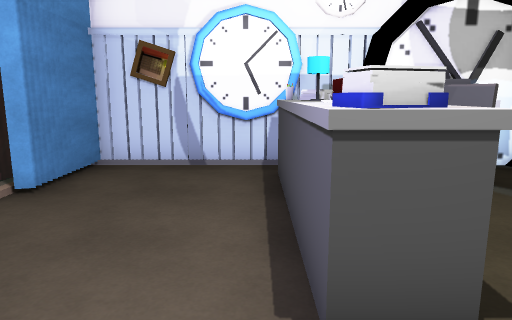
[1] (above)

12 first-person views from a walk through a Unity game level. The camera is 1.5 m above the floor, tilts 10° down and sees 70° across. The floor is counted in squares, 1 m on a side. Each view is taken from the middle of a square. On the plan, view 1 faces up. The plan holds only what a view shows up to about 16 squares ahead; the rest is blank. The place goes on beyond the plan. The player character is not drawn. Some animated figures are not drawn. Some surface patterns are stand-ins.

[2]
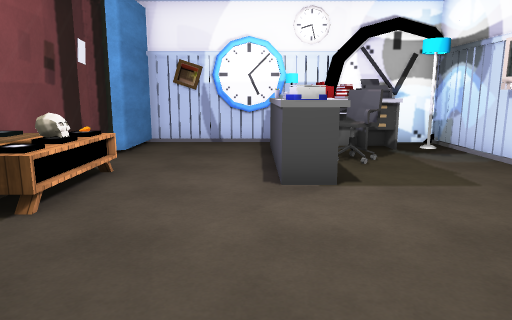

[3]
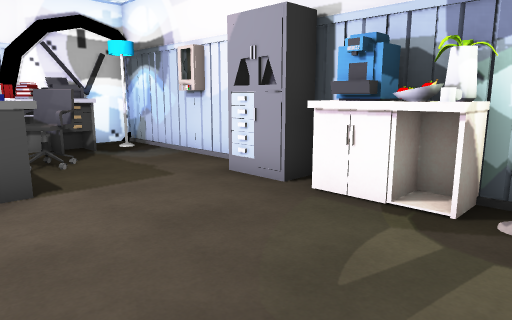

[4]
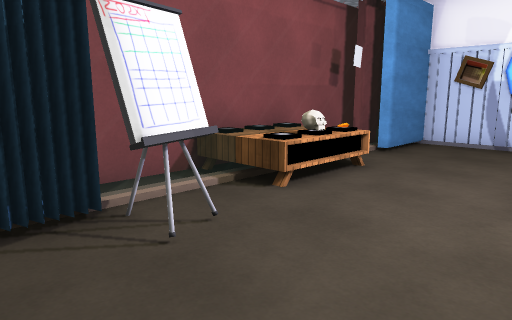

[5]
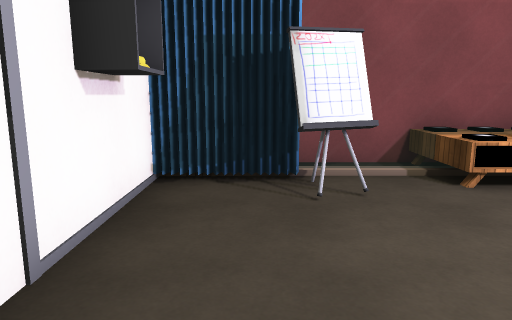

[6]
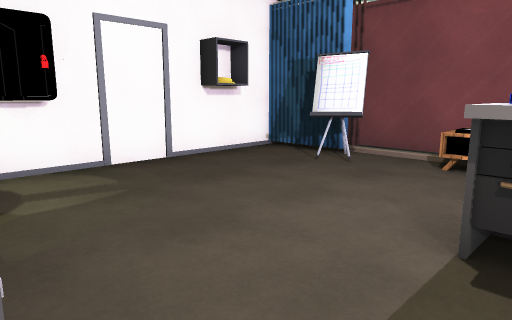

[7]
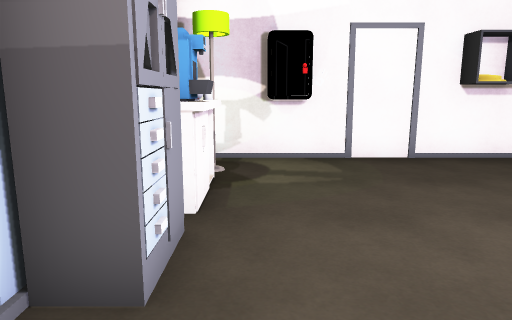

[8]
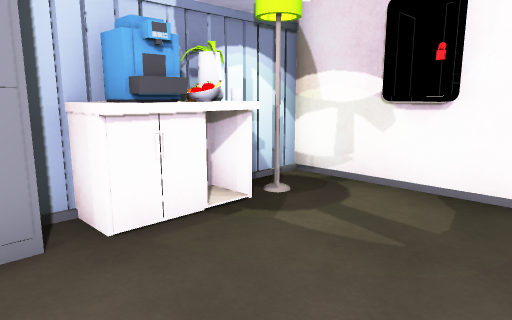

[9]
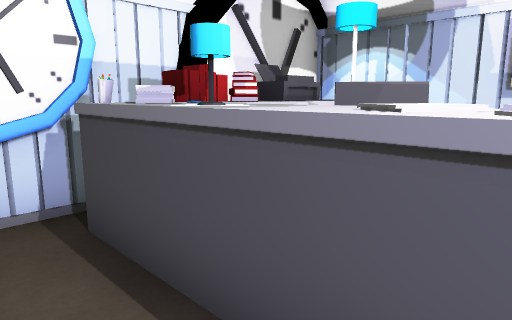

[10]
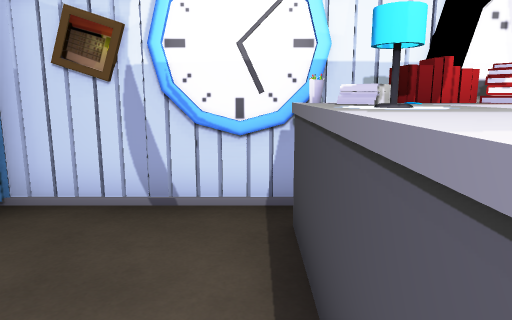

[11]
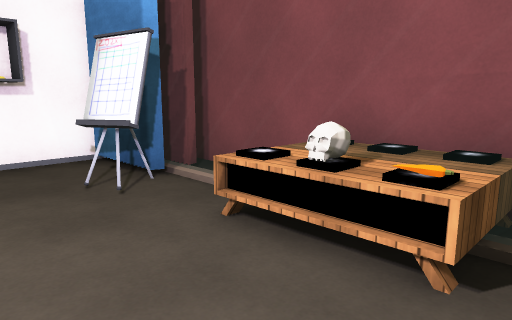

[12]
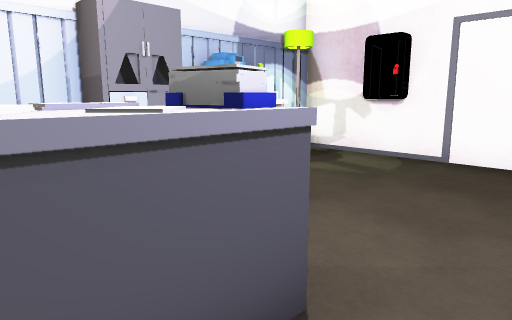

### Floor plan
Key: @ floor where view 1 was taken; # wall or solid block; . floor; = window, fence, low wall or low ledge; ^ raised ledge; O other object.
Columns run from 5 left of view 1 to 6 right of it. Each row starts with its distance up from view 1.
  8  ######### #
  7 ##....OOO# #
  6 ##....O^O###
  5 #=....^O...#
  4 #=....OOO..#
  3 OOO...O....#
  2 OOO...^....#
  1 OOO.......O#
  0 #=...@....##
 -1 #=#.......##
 -2 ###....... #
 -3 ##........O#
 -4  #.........#
 -5  ###########

Positions as (right, up) in squares from view 1, and headings:
1: (0, 0), facing up
2: (0, -4), facing up
3: (0, -4), facing up-right
4: (1, -4), facing up-left
5: (3, -3), facing left
6: (5, 3), facing down-left
7: (4, 4), facing down
8: (1, 1), facing down-right
9: (-1, 3), facing up-right
10: (0, 3), facing up
11: (0, 4), facing down-left
12: (-1, 4), facing down-right
